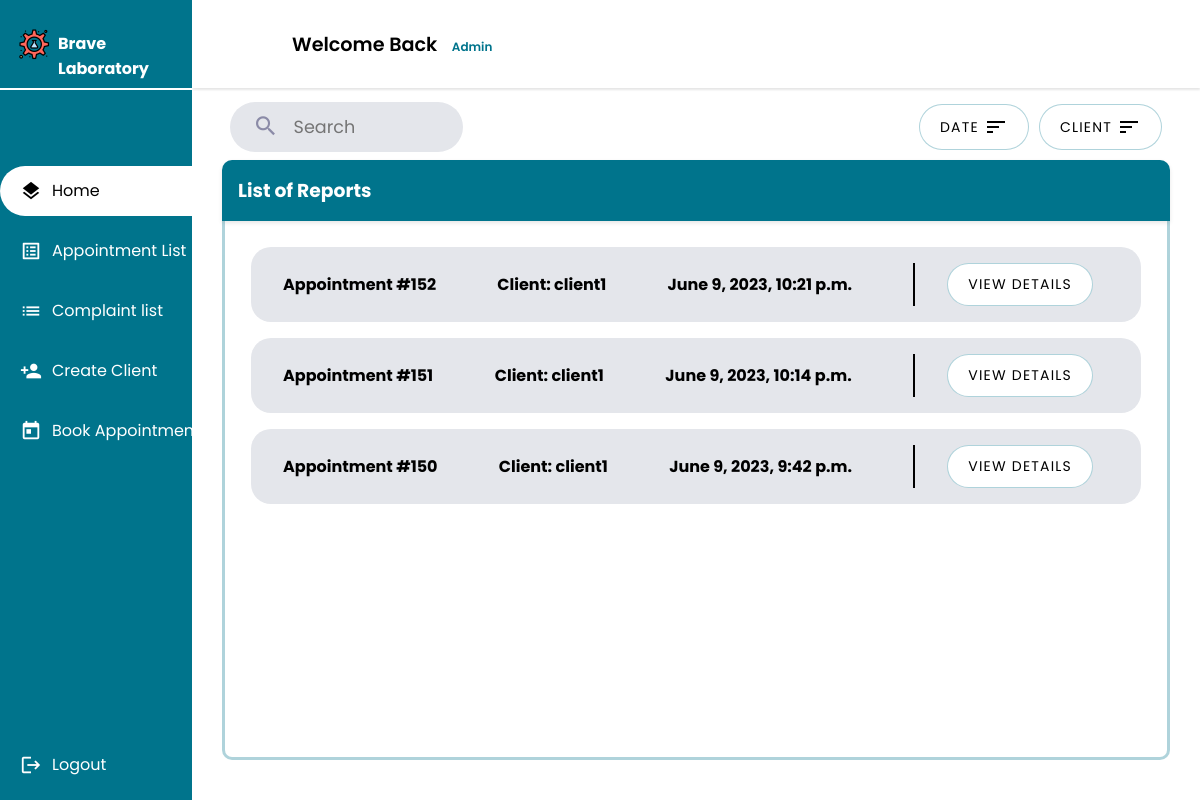
Page /receptionist/home/report/ (signed in) on the earlier database version.
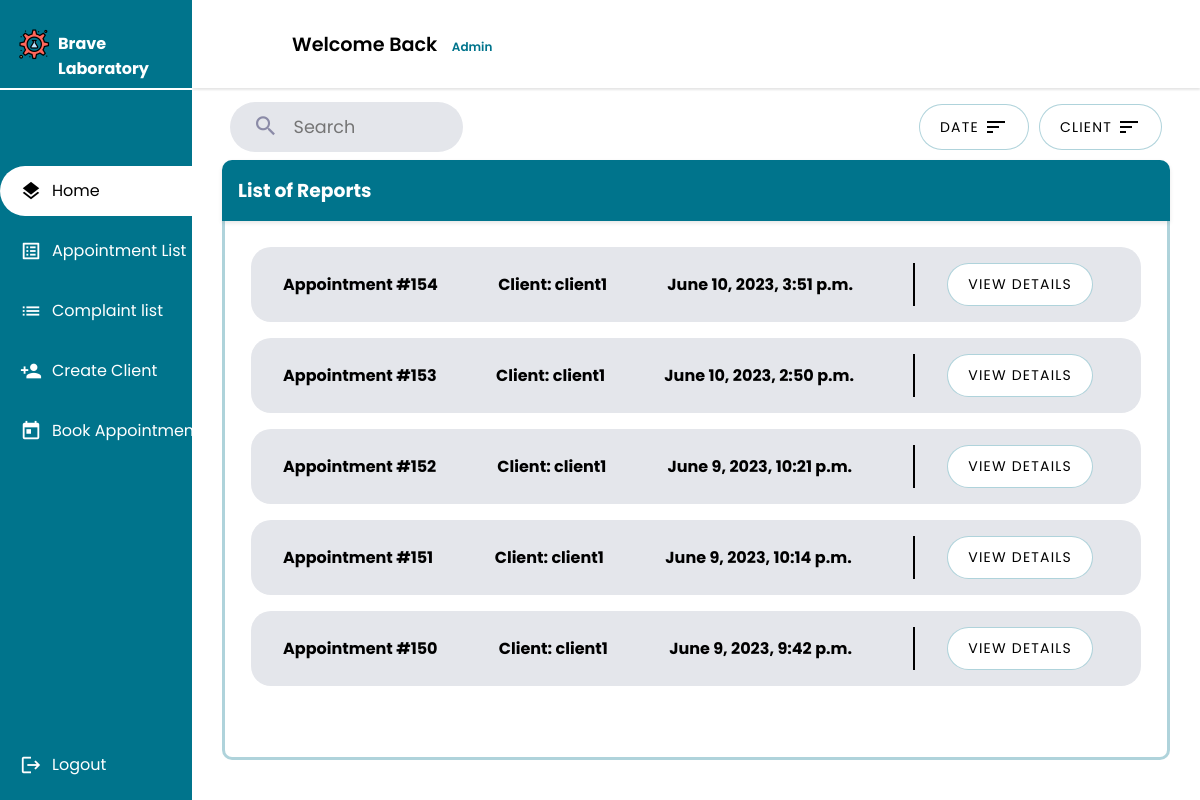
Same page on the later database version.
### main_home/models.py (models this page shows, shortened)
class Report(models.Model):
    test_result = models.OneToOneField(TestResult, on_delete=models.CASCADE)
    creation_time = models.DateTimeField(auto_now_add=True)
    description = models.CharField(max_length=100000, null=True, blank=True)
    class Meta:
        db_table = 'report'

class TestResult(models.Model):
    request = models.OneToOneField(AnalysisRequest, on_delete=models.CASCADE)
    creation_time = models.DateTimeField(auto_now_add=True)
    duration = models.DurationField(null=True, blank=True)
    approved = models.BooleanField(default=False)
    class Meta:
        db_table = 'test_result'

class AnalysisRequest(models.Model):
    PENDING = 'pending'
    WORKING_ON = 'working-on'
    FINISHED = 'finished'
    STATUS_CHOICES = [
        (PENDING, 'Pending'),
        (WORKING_ON, 'Working On'),
        (FINISHED, 'Finished'),
    ]
    appointment = models.OneToOneField(Appointment, on_delete=models.CASCADE)
    nurse = models.ForeignKey(Nurse, on_delete=models.CASCADE)
    tests = models.ManyToManyField(Test, blank=True)
    creation_time = models.DateTimeField(auto_now_add=True)
    start_time = models.DateTimeField(null=True, blank=True)
    finish_time = models.DateTimeField(null=True, blank=True)
    accepted = models.BooleanField(default=False)
    finished = models.BooleanField(default=False)
    status =  models.CharField(max_length=45, choices=STATUS_CHOICES, default=PENDING)
    class Meta:
        db_table = 'analysis_request'

class Appointment(models.Model):
    UPCOMING = 'Upcoming'
    TOMORROW = 'Tommorow'
    TODAY = 'Today'
    OVERDUE = 'Overdue'
    STATUS_CHOICES = [
        (UPCOMING, 'Upcoming'),
        (TOMORROW, 'Tommorow'),
        (TODAY, 'Today'),
        (OVERDUE, 'Overdue'),
    ]
    client = models.ForeignKey(Client, on_delete=models.CASCADE)
    tests_requested = models.ManyToManyField(TestOffered, blank=True)
    date = models.DateField(validators=[validate_date_not_past])
    description = models.CharField(max_length=1000,blank=True)
    document = models.ImageField(null=True,blank=True,upload_to='medical_documents')
    total_price = models.DecimalField(max_digits=10, decimal_places=2)
    payment_status = models.BooleanField(default=False)
    arrived = models.BooleanField(default=False)
    cancelled = models.BooleanField(default=False)
    performed = models.BooleanField(default=False)
    urgent = models.BooleanField(default=False)
    class Meta:
        db_table = 'appointment'

class Invoice(models.Model):
    PRE_PAY = 'PP'
    ON_RECEIVE = 'OR'
    PAYMENT_CHOICES = [
        (PRE_PAY, 'Pre-Pay'),
        (ON_RECEIVE, 'On-Receive'),
    ]
    report = models.OneToOneField(Report, on_delete=models.CASCADE)
    creation_time = models.DateField(auto_now_add=True)
    total_price = models.DecimalField(max_digits=10, decimal_places=2)
    payment_status = models.BooleanField(default=False)
    client = models.ForeignKey(Client, on_delete=models.CASCADE)
    laboratory = models.ForeignKey(Laboratory, on_delete=models.CASCADE)
    class Meta:
        db_table = 'invoice'

### client/models.py (models this page shows, shortened)
class Client(models.Model):
    GENDERS =[
        ('M','Male'),
        ('F','Female')
    ]
    BLOOD_TYPES = [
        ('A+', 'A+'),
        ('A-', 'A-'),
        ('B+', 'B+'),
        ('B-', 'B-'),
        ('AB+', 'AB+'),
        ('AB-', 'AB-'),
        ('O+', 'O+'),
        ('O-', 'O-')
    ]
    user = models.OneToOneField(User, primary_key = True, on_delete=models.CASCADE)
    phone_number = models.CharField(max_length=10,validators=[phone_regex])
    gender = models.CharField(max_length = 1 ,choices = GENDERS)
    address = models.CharField(max_length=50)
    policy = models.BooleanField(default = False)
    profile_pic = models.ImageField(default="default.png", upload_to="profile_pics")
    date_of_birth = models.DateField(default='2003-03-08')
    tests_made = models.PositiveIntegerField(default=0)
    blood_type = models.CharField(max_length=3, choices=BLOOD_TYPES,null=True,blank=True)
    class Meta():
        db_table = 'auth_client'

### receptionist/views.py (the view, shortened to what this page needs)
# urls.py: path("home/report/",views.receptionist_home,name="receptionist"),
@login_required
@permission_required('receptionist.view_receptionist', raise_exception=True)
def receptionist_home(request):
    reports = Report.objects.all().order_by('-creation_time')
    if not (request.GET.get('client_sort')) and not (request.GET.get('date_sort')) :
        sort_date = 'True'
        sort_client = 'True'
    context ={
        'reports':reports,
        'sort_client':sort_client,
        'sort_date':sort_date,
    }
    return render(request,'receptionist/receptionist.html', context)

### receptionist/templates/receptionist/receptionist.html (shortened to what this page needs)
{% extends 'main_home/actors_base.html' %}
{% load static %}
{% block css_2 %}
<link rel="stylesheet" href="{% static 'css/list.css' %}">
{% endblock css_2 %}
{% block main %}
<div class="Container">
    <div class="header ">
        <div class="search">
            <form class="search-bar" method="post" >
                <button type="submit" name="search">
                    <span class="material-icons search-icon">
                        </span>
                </button>
                <input class="search-bar-input" id="search" name="search" placeholder="Search" required="" type="text">
            </form>
        </div>
        <div class="nurse">
            <a href="{% url "receptionist" %}?date={{sort_date}}&client={{sort_client}}&date_sort=True">
                <button class="list-button filter">
                    <span>Date</span>
                    <span class="material-icons">sort</span>
                </button>
            </a>
            <a href="{% url "receptionist" %}?date={{sort_date}}&client={{sort_client}}&client_sort=True">
            <button class="list-button filter">
                <span>Client</span>
                <span class="material-icons">sort</span>
            </button>
            </a>
        </div>
    </div>
    <ul>
    {% if reports %}
    <div class="userlist">
            <div class="infoheader">
                <h3>List of Reports</h3>
            </div>
        <div class="userscontianer">
          <div class= "scroll">
                <ul>
                    {% for report in reports %}
                        <li class="app1">
                            <span><strong>Appointment #{{ report.test_result.request.appointment.id }}</strong></span>
                            <span><strong>Client: {{ report.invoice.client.user.username }}</strong></span>
                            <span><strong>{{ report.creation_time }}</strong></span>
                            <div class="buttons">
                                <button class="list-button"><a class="list-links" href="{% url 'receptionist_report_detail' report.id  %}">View Details</a></button>
                            </div>
                        </li>
                    {% endfor %}
                </ul>
            </div>
        </div>
    </div>
        {% endif %}
    </ul>
</div>
{% endblock main %}
{% block sidebar %}
    <li><a href={% url 'receptionist' %}><span class="material-icons X">layers</span> <span class="nav-item">Home</span></a></li>
    <li><a href={% url 'appointment_list' %}><span class="material-icons X">list_alt</span><span class="nav-item">Appointment List</span></a></li>
    <li><a href={% url 'complaint_list' %}><span class="material-icons X">list</span><span class="nav-item">Complaint list</span></a></li>
    <li><a href={% url 'client_add' %}><span class="material-icons X">person_add</span><span class="nav-item">Create Client</span></a></li>
    <li><a href={% url 'appointment_add' %}><span class="material-icons X">today</span><span class="nav-item">Book Appointment</span></a></li>
{% endblock sidebar %}

Differences in the rows shown:
added Report: test_result.request.appointment.id "154", invoice.client.user.username "client1", creation_time "June 10, 2023, 3:51 p.m."
added Report: test_result.request.appointment.id "153", invoice.client.user.username "client1", creation_time "June 10, 2023, 2:50 p.m."
